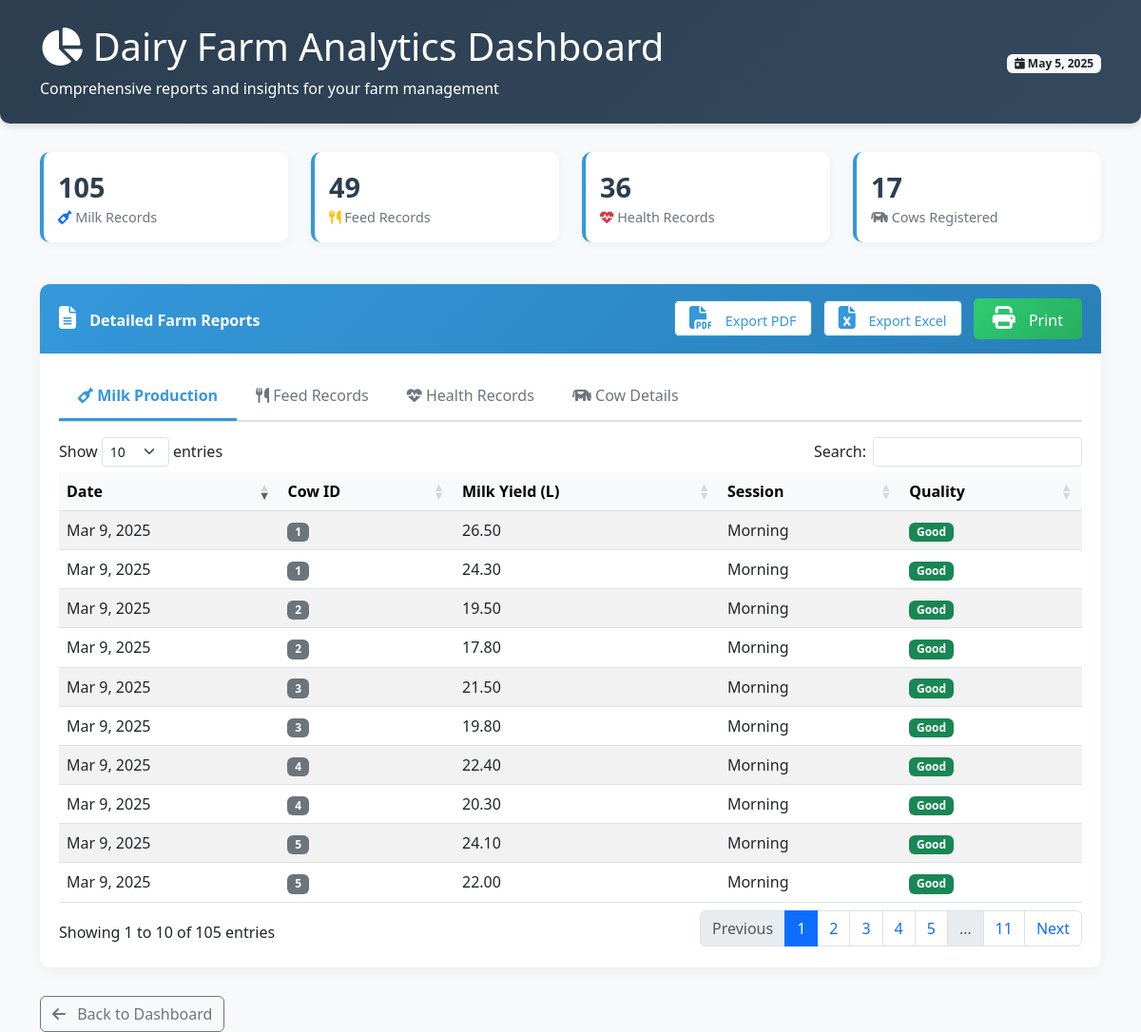
/reports/generate_report.php (signed in), run on the app's committed database.
### tables this page shows
CREATE TABLE `milk_production` (
  `id` int(11) NOT NULL,
  `cow_id` varchar(50) NOT NULL,
  `date` date NOT NULL,
  `milk_yield` decimal(10,2) NOT NULL,
  `notes` text DEFAULT NULL
);

### models/MilkProduction.php (called while the page is built, shortened)
<?php
class MilkProduction {
    private $pdo;
    public function __construct($pdo) {
        $this->pdo = $pdo;
    }
    public function getMilkRecords(int $cowId = null, string $startDate = null, string $endDate = null): array {
        $sql = "SELECT cow_id, date, milk_yield, notes FROM milk_production";
        $params = [];
        try {
            $stmt = $this->pdo->prepare($sql);
            $stmt->execute($params);
            return $stmt->fetchAll(PDO::FETCH_ASSOC);
        } catch (PDOException $e) {
            error_log("Database error (getMilkRecords): " . $e->getMessage());
            return [];
        }
    }
}
?>

### models/FeedRecord.php (called while the page is built, shortened)
<?php
class FeedRecord {
    private $pdo;
    public function __construct($pdo) {
        $this->pdo = $pdo;
    }
    public function getFeedRecords(int $cowId = null, string $startDate = null, string $endDate = null): array {
        try {
            $sql = "SELECT id, cow_id, date, feed_type, quantity, unit FROM feed_records WHERE 1";
            $params = [];
            $sql .= " ORDER BY date DESC";
            $stmt = $this->pdo->prepare($sql);
            $stmt->execute($params);
            return $stmt->fetchAll(PDO::FETCH_ASSOC);
        } catch (PDOException $e) {
            error_log("Database error (getFeedRecords): " . $e->getMessage());
            return [];
        }
    }
}
?>

### models/HealthRecord.php (called while the page is built, shortened)
<?php
class HealthRecord {
    private $pdo;
    private $tableName = 'health_records';
    public function __construct($pdo) {
        $this->pdo = $pdo;
    }
    public function getHealthRecords(int $cowId = null, string $startDate = null, string $endDate = null): array {
        try {
            $sql = "SELECT id, cow_id, date, diagnosis, treatment, veterinarian FROM " . $this->tableName;
            $params = [];
            $sql .= " ORDER BY date DESC";
            $stmt = $this->pdo->prepare($sql);
            $stmt->execute($params);
            return $stmt->fetchAll(PDO::FETCH_ASSOC);
        } catch (PDOException $e) {
            error_log("Database error (getHealthRecords): " . $e->getMessage());
            return [];
        }
    }
}
?>

### models/cow.php (called while the page is built, shortened)
<?php
class Cow {
    private $pdo;
    public function __construct($pdo) {
        $this->pdo = $pdo;
    }
    public function getCowsFiltered(string $search = null, string $breed = null, int $ageMin = null, int $ageMax = null): array {
        $sql = "SELECT * FROM cows WHERE 1";
        $params = [];
        try {
            $stmt = $this->pdo->prepare($sql);
            $stmt->execute($params);
            return $stmt->fetchAll(PDO::FETCH_ASSOC);
        } catch (PDOException $e) {
            error_log("Database error (getCowsFiltered): " . $e->getMessage());
            return [];
        }
    }
}
?>

### reports/generate_report.php (the view, shortened to what this page needs)
<?php
require_once('../config/database.php');
require_once('../models/MilkProduction.php');
require_once('../models/FeedRecord.php');
require_once('../models/HealthRecord.php');
require_once('../models/Cow.php');
$milkProduction = new MilkProduction($pdo);
$feedRecord = new FeedRecord($pdo);
$healthRecord = new HealthRecord($pdo);
$cow = new Cow($pdo);
$milkRecords = $milkProduction->getMilkRecords();
$feedRecords = $feedRecord->getFeedRecords();
$healthRecords = $healthRecord->getHealthRecords();
$cows = $cow->getCowsFiltered();
?>
<!DOCTYPE html>
<html lang="en">
<head>
    <link href="https://cdn.jsdelivr.net/npm/bootstrap@5.3.0/dist/css/bootstrap.min.css" rel="stylesheet">
    <link rel="stylesheet" href="https://cdnjs.cloudflare.com/ajax/libs/font-awesome/6.4.0/css/all.min.css">
    <link rel="stylesheet" href="https://cdn.datatables.net/1.13.6/css/dataTables.bootstrap5.min.css">
</head>
<body>
    <div class="dashboard-header">
        <div class="container">
            <div class="row align-items-center">
                <div class="col-md-8">
                    <h1><i class="fas fa-chart-pie"></i> Dairy Farm Analytics Dashboard</h1>
                    <p class="mb-0">Comprehensive reports and insights for your farm management</p>
                </div>
                <div class="col-md-4 text-end">
                    <span class="badge bg-light text-dark"><i class="fas fa-calendar-day"></i> <?= date('F j, Y') ?></span>
                </div>
            </div>
        </div>
    </div>
    <div class="container">
        <div class="row mb-4">
            <div class="col-md-3">
                <div class="stats-card">
                    <div class="stats-value"><?= count($milkRecords) ?></div>
                    <div class="stats-label"><i class="fas fa-wine-bottle text-primary"></i> Milk Records</div>
                </div>
            </div>
            <div class="col-md-3">
                <div class="stats-card">
                    <div class="stats-value"><?= count($feedRecords) ?></div>
                    <div class="stats-label"><i class="fas fa-utensils text-warning"></i> Feed Records</div>
                </div>
            </div>
            <div class="col-md-3">
                <div class="stats-card">
                    <div class="stats-value"><?= count($healthRecords) ?></div>
                    <div class="stats-label"><i class="fas fa-heartbeat text-danger"></i> Health Records</div>
                </div>
            </div>
            <div class="col-md-3">
                <div class="stats-card">
                    <div class="stats-value"><?= count($cows) ?></div>
                    <div class="stats-label"><i class="fas fa-cow text-purple"></i> Cows Registered</div>
                </div>
            </div>
        </div>
        <div class="report-card">
            <div class="card-header">
                <div>
                    <i class="fas fa-file-alt"></i>
                    Detailed Farm Reports
                </div>
                <div>
                    <button class="export-btn me-2" onclick="exportToPDF()"><i class="fas fa-file-pdf"></i> Export PDF</button>
                    <button class="export-btn me-2" onclick="exportToExcel()"><i class="fas fa-file-excel"></i> Export Excel</button>
                    <button class="print-btn" onclick="window.print()"><i class="fas fa-print"></i> Print</button>
                </div>
            </div>
            <div class="table-container">
                <ul class="nav nav-tabs" id="reportTabs">
                    <li class="nav-item">
                        <a class="nav-link active" data-bs-toggle="tab" href="#milk">
                            <i class="fas fa-wine-bottle"></i> Milk Production
                        </a>
                    </li>
                    <li class="nav-item">
                        <a class="nav-link" data-bs-toggle="tab" href="#feed">
                            <i class="fas fa-utensils"></i> Feed Records
                        </a>
                    </li>
                    <li class="nav-item">
                        <a class="nav-link" data-bs-toggle="tab" href="#health">
                            <i class="fas fa-heartbeat"></i> Health Records
                        </a>
                    </li>
                    <li class="nav-item">
                        <a class="nav-link" data-bs-toggle="tab" href="#cows">
                            <i class="fas fa-cow"></i> Cow Details
                        </a>
                    </li>
                </ul>
                <div class="tab-content mt-3">
                    <div class="tab-pane fade show active" id="milk">
                        <table class="table table-striped table-hover" id="milkTable">
                            <thead class="table-light">
                                <tr>
                                    <th>Date</th>
                                    <th>Cow ID</th>
                                    <th>Milk Yield (L)</th>
                                    <th>Session</th>
                                    <th>Quality</th>
                                </tr>
                            </thead>
                            <tbody>
                                <?php foreach ($milkRecords as $record): ?>
                                <tr>
                                    <td><?= date('M j, Y', strtotime($record['date'])) ?></td>
                                    <td><span class="badge bg-secondary"><?= htmlspecialchars($record['cow_id']) ?></span></td>
                                    <td><?= htmlspecialchars($record['milk_yield']) ?></td>
                                    <td>Morning</td>
                                    <td><span class="badge bg-success">Good</span></td>
                                </tr>
                                <?php endforeach; ?>
                            </tbody>
                        </table>
                    </div>
                </div>
            </div>
        </div>
        <div class="d-flex justify-content-between mt-4">
            <a href="http://localhost/Dairy/index.php" class="btn btn-outline-secondary">
                <i class="fas fa-arrow-left me-2"></i> Back to Dashboard
            </a>
        </div>
    </div>
</body>
</html>

### reports/generate_report.php (style rules this page uses)
:root { --primary-color: #3498db; --secondary-color: #2ecc71; --accent-color: #e74c3c; --dark-color: #2c3e50; --light-color: #ecf0f1; }
body { background-color: #f8f9fa; font-family: 'Segoe UI', Tahoma, Geneva, Verdana, sans-serif; }
.dashboard-header { background: linear-gradient(135deg, var(--dark-color), #34495e); color: white; padding: 25px 0; margin-bottom: 30px; border-radius: 0 0 10px 10px; box-shadow: 0 4px 6px rgba(0,0,0,0.1); }
.report-card { background: white; border-radius: 10px; box-shadow: 0 4px 15px rgba(0,0,0,0.05); margin-bottom: 30px; overflow: hidden; }
.card-header { background: linear-gradient(135deg, var(--primary-color), #2980b9); color: white; padding: 15px 20px; font-weight: 600; display: flex; align-items: center; justify-content: space-between; }
.card-header i { font-size: 1.5rem; margin-right: 10px; }
.nav-tabs { border-bottom: 2px solid #dee2e6; }
.nav-tabs .nav-link { border: none; color: #6c757d; font-weight: 500; padding: 12px 20px; }
.nav-tabs .nav-link.active { color: var(--primary-color); background-color: transparent; border-bottom: 3px solid var(--primary-color); font-weight: 600; }
.table-container { padding: 20px; }
.stats-card { background: white; border-radius: 10px; padding: 15px; margin-bottom: 20px; box-shadow: 0 2px 10px rgba(0,0,0,0.05); border-left: 4px solid var(--primary-color); }
.stats-value { font-size: 1.8rem; font-weight: 700; color: var(--dark-color); }
.stats-label { color: #6c757d; font-size: 0.9rem; }
.export-btn { background: white; color: var(--primary-color); border: 1px solid var(--primary-color); border-radius: 5px; padding: 5px 15px; font-size: 0.9rem; }
.print-btn { background: linear-gradient(135deg, var(--secondary-color), #27ae60); color: white; border: none; border-radius: 5px; padding: 8px 20px; font-weight: 500; }

### data on the page
milk_production: date "Mar 9, 2025", cow "1", milk_yield "26.50"
milk_production: date "Mar 9, 2025", cow "1", milk_yield "24.30"
milk_production: date "Mar 9, 2025", cow "2", milk_yield "19.50"
milk_production: date "Mar 9, 2025", cow "2", milk_yield "17.80"
milk_production: date "Mar 9, 2025", cow "3", milk_yield "21.50"
milk_production: date "Mar 9, 2025", cow "3", milk_yield "19.80"
milk_production: date "Mar 9, 2025", cow "4", milk_yield "22.40"
milk_production: date "Mar 9, 2025", cow "4", milk_yield "20.30"
milk_production: date "Mar 9, 2025", cow "5", milk_yield "24.10"
milk_production: date "Mar 9, 2025", cow "5", milk_yield "22.00"

### other printed values
count($milkRecords) "105"
count($feedRecords) "49"
count($healthRecords) "36"
count($cows) "17"
